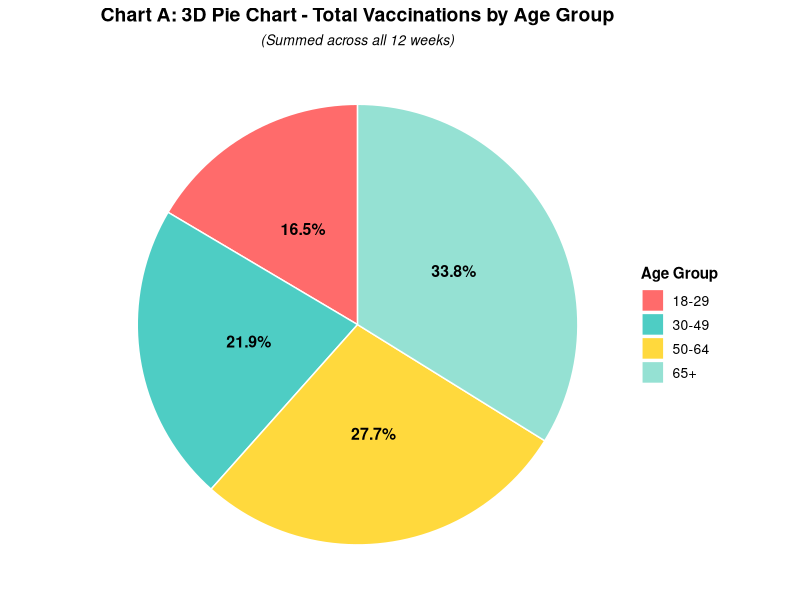
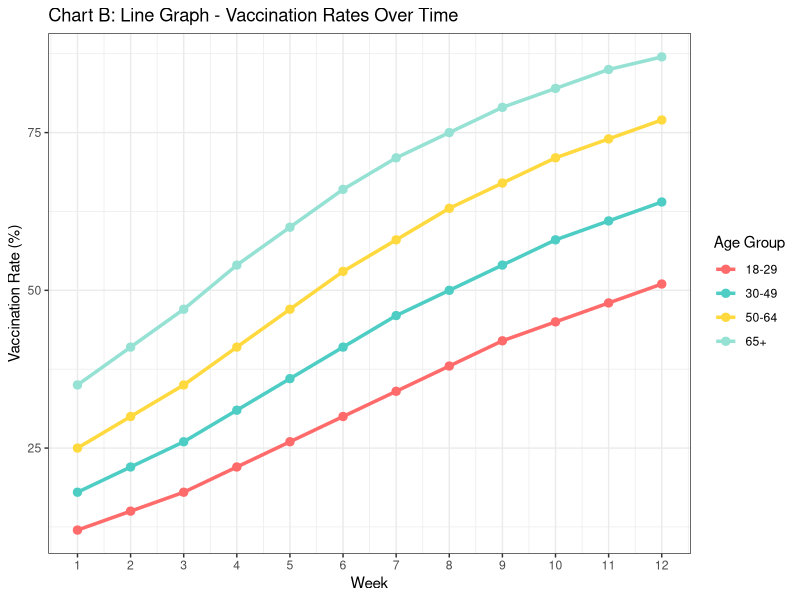
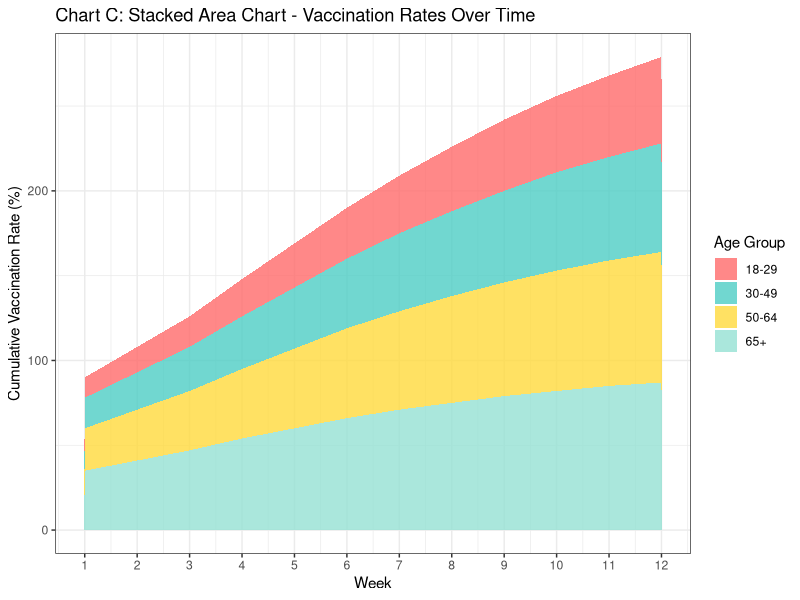
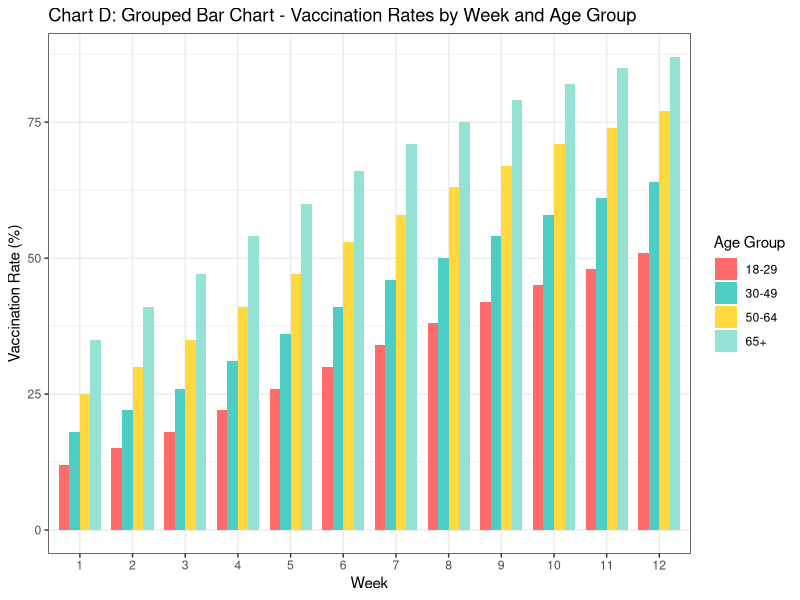

Write the R code that produced these figures, in order.
## ---- chunk 1
#| label: fig-comparing-graphics-figures
#| fig-cap: "Four different representations of COVID vaccination rates."
#| fig-subcap: ["Caption 1", "Caption 2", "Caption 3", "Caption 4"]
#| fig-alt: ["Alt 1", "Alt 2", "Alt 3", "Alt 4"]
#| layout-ncol: 2
#| code-fold: true


# Load required libraries
suppressPackageStartupMessages({
  library(ggplot2)
  theme_set(theme_bw())
  library(dplyr)
  library(tidyr)
})

# Create sample dataset
set.seed(123)
weeks <- 1:12
age_groups <- c("18-29", "30-49", "50-64", "65+")

# Generate vaccination rate data with realistic patterns
vaccination_data <- data.frame(
  week = rep(weeks, each = 4),
  age_group = rep(age_groups, times = 12),
  vaccination_rate = c(
    # Week-by-week data for each age group
    12, 18, 25, 35,  # Week 1
    15, 22, 30, 41,  # Week 2
    18, 26, 35, 47,  # Week 3
    22, 31, 41, 54,  # Week 4
    26, 36, 47, 60,  # Week 5
    30, 41, 53, 66,  # Week 6
    34, 46, 58, 71,  # Week 7
    38, 50, 63, 75,  # Week 8
    42, 54, 67, 79,  # Week 9
    45, 58, 71, 82,  # Week 10
    48, 61, 74, 85,  # Week 11
    51, 64, 77, 87   # Week 12
  )
)

# Set factor levels for consistent ordering
vaccination_data$age_group <- factor(vaccination_data$age_group, 
                                     levels = c("18-29", "30-49", "50-64", "65+"))

# Define color palette
age_colors <- c("18-29" = "#FF6B6B", 
                "30-49" = "#4ECDC4", 
                "50-64" = "#FFD93D", 
                "65+" = "#95E1D3")

# CHART A: 3D Pie Chart (showing total vaccinations by age group)

# Calculate total vaccinations per age group (sum across weeks)
total_by_age <- vaccination_data %>%
  group_by(age_group) %>%
  summarise(total = sum(vaccination_rate))

# Create pie chart with 3D-like appearance using custom positioning
chart_a <- ggplot(total_by_age, aes(x = "", y = total, fill = age_group)) +
  geom_bar(stat = "identity", width = 1, color = "white") +
  coord_polar("y", start = 0) +
  scale_fill_manual(values = age_colors) +
  labs(title = "Chart A: 3D Pie Chart - Total Vaccinations by Age Group",
       subtitle = "(Summed across all 12 weeks)",
       fill = "Age Group") +
  theme_void() +
  theme(
    plot.title = element_text(hjust = 0.5, size = 14, face = "bold"),
    plot.subtitle = element_text(hjust = 0.5, size = 10, face = "italic"),
    legend.position = "right",
    legend.title = element_text(size = 11, face = "bold"),
    legend.text = element_text(size = 10)
  ) +
  # Add percentage labels
  geom_text(aes(label = paste0(round(total/sum(total)*100, 1), "%")),
            position = position_stack(vjust = 0.5),
            size = 4, fontface = "bold")

# CHART B: Line Graph - Vaccination Rates Over Time

chart_b <- ggplot(vaccination_data, aes(x = week, y = vaccination_rate, 
                                        color = age_group, group = age_group)) +
  geom_line(linewidth = 1.2) +
  geom_point(size = 2.5) +
  scale_color_manual(values = age_colors) +
  scale_x_continuous(breaks = 1:12) +
  labs(title = "Chart B: Line Graph - Vaccination Rates Over Time",
       x = "Week",
       y = "Vaccination Rate (%)",
       color = "Age Group")

# CHART C: Stacked Area Chart - Vaccination Rates Over Time

chart_c <- ggplot(vaccination_data, aes(x = week, y = vaccination_rate, 
                                        fill = age_group)) +
  geom_area(alpha = 0.8, position = "stack") +
  scale_fill_manual(values = age_colors) +
  scale_x_continuous(breaks = 1:12) +
  labs(title = "Chart C: Stacked Area Chart - Vaccination Rates Over Time",
       x = "Week",
       y = "Cumulative Vaccination Rate (%)",
       fill = "Age Group")


# CHART D: Grouped Bar Chart - Vaccination Rates by Week and Age Group

chart_d <- ggplot(vaccination_data, aes(x = factor(week), y = vaccination_rate, 
                                        fill = age_group)) +
  geom_bar(stat = "identity", position = "dodge", width = 0.8) +
  scale_fill_manual(values = age_colors) +
  labs(title = "Chart D: Grouped Bar Chart - Vaccination Rates by Week and Age Group",
       x = "Week",
       y = "Vaccination Rate (%)",
       fill = "Age Group")

chart_a
chart_b
chart_c
chart_d
